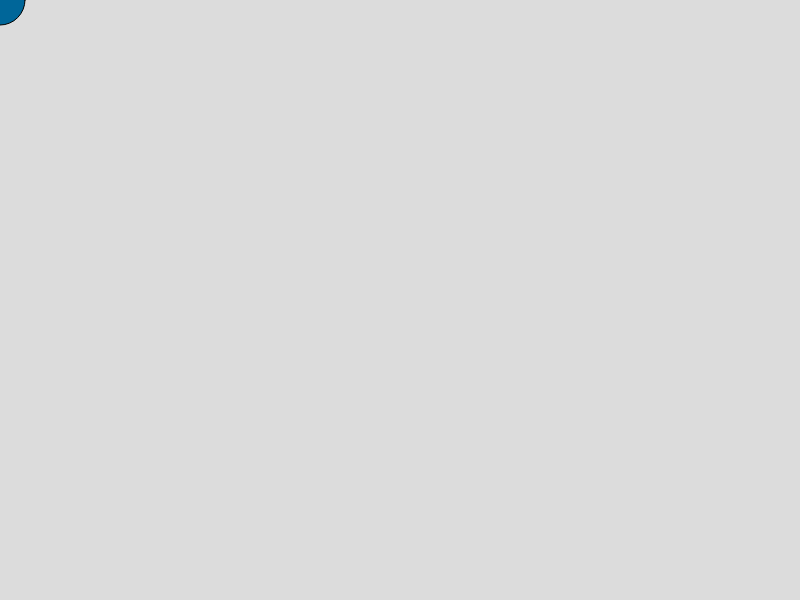
Frame 1 (no input)
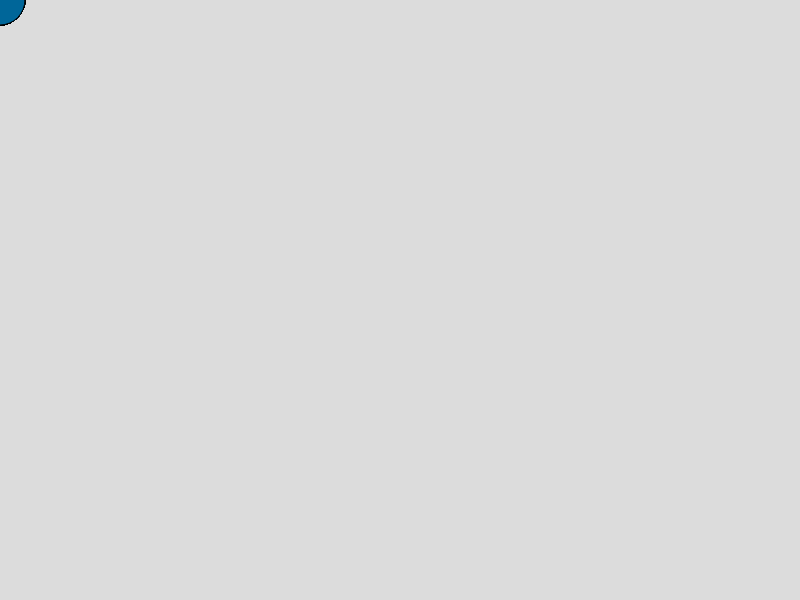
Frame 60 (no input)
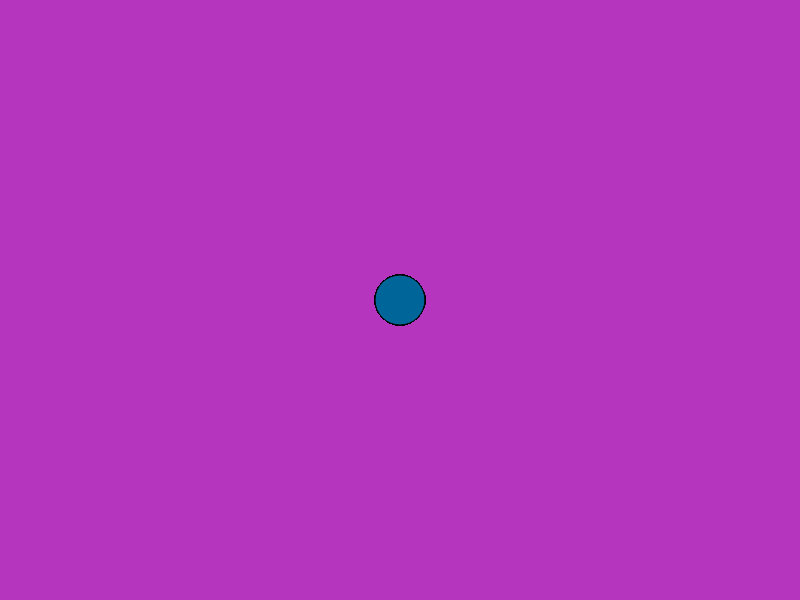
Frame 120 (the mouse pressed at the canvas centre since frame 60)

The p5.js sketch that drew these frames (run headless with seeded random() and noise() and a simulated clock; from frame 60 on, the mouse is pressed at the canvas centre):

// p5.js sketch
// ── sketch.js
function setup() {
  createCanvas(800, 600);
  background(220);
}

function draw() {
  // Draw a circle that follows the mouse
  fill(0, 102, 153);
  ellipse(mouseX, mouseY, 50, 50);
}

function mousePressed() {
  // Change background color when mouse is pressed
  background(random(255), random(255), random(255));
}

function mouseDragged() {
  // Draw a rectangle while dragging the mouse
  fill(255, 0, 0);
  rect(mouseX, mouseY, 50, 50);
}

function mouseReleased() {
  // Draw a line from the center to the mouse position when released
  stroke(0);
  line(width / 2, height / 2, mouseX, mouseY);
}
